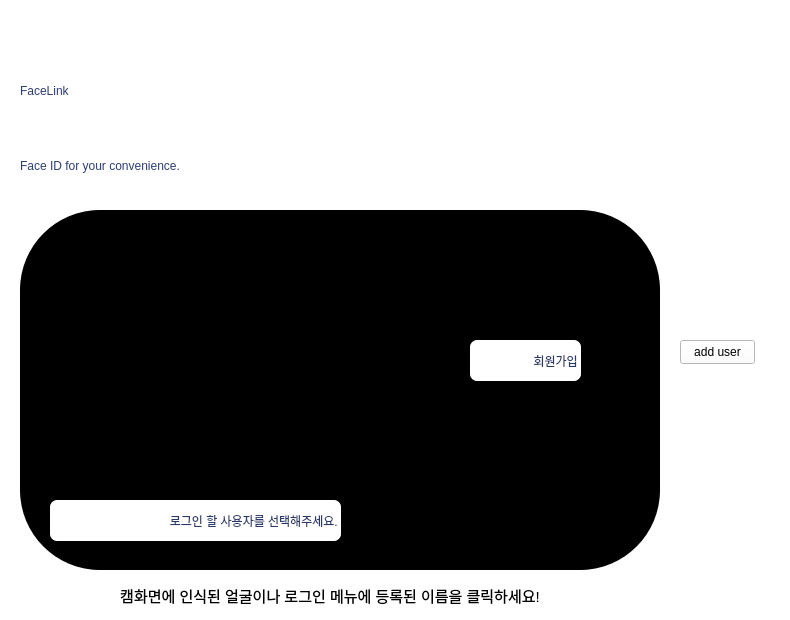
                     <widget class="QWidget" name="home">
                      <property name="autoFillBackground">
                       <bool>false</bool>
                      </property>
                      <property name="styleSheet">
                       <string notr="true">background-color: transparent;</string>
                      </property>
                      <widget class="QLabel" name="camLabel">
                       <property name="geometry">
                        <rect>
                         <x>20</x>
                         <y>210</y>
                         <width>640</width>
                         <height>360</height>
                        </rect>
                       </property>
                       <property name="cursor">
                        <cursorShape>SizeHorCursor</cursorShape>
                       </property>
                       <property name="styleSheet">
                        <string notr="true">border-radius: 80;
border-style: solid;

background-color: black; 
box-shadow: 4px 4px 2px 1px rgba(0, 0, 0, .2);</string>
                       </property>
                       <property name="text">
                        <string/>
                       </property>
                      </widget>
                      <widget class="QLabel" name="label_2">
                       <property name="geometry">
                        <rect>
                         <x>20</x>
                         <y>20</y>
                         <width>661</width>
                         <height>141</height>
                        </rect>
                       </property>
                       <property name="styleSheet">
                        <string notr="true">font: 72pt &quot;a타이틀고딕5&quot;;
color: rgb(44, 61, 115);</string>
                       </property>
                       <property name="text">
                        <string>FaceLink</string>
                       </property>
                      </widget>
                      <widget class="QLabel" name="label_3">
                       <property name="geometry">
                        <rect>
                         <x>20</x>
                         <y>130</y>
                         <width>761</width>
                         <height>71</height>
                        </rect>
                       </property>
                       <property name="styleSheet">
                        <string notr="true">font: 600 40pt &quot;Bahnschrift SemiBold SemiConden&quot;;
color: rgb(44, 61, 115);
</string>
                       </property>
                       <property name="text">
                        <string>Face ID for your convenience.</string>
                       </property>
                      </widget>
                      <widget class="QWidget" name="explain" native="true">
                       <property name="geometry">
                        <rect>
                         <x>40</x>
                         <y>500</y>
                         <width>421</width>
                         <height>51</height>
                        </rect>
                       </property>
                       <widget class="QLabel" name="label_4">
                        <property name="geometry">
                         <rect>
                          <x>10</x>
                          <y>0</y>
                          <width>291</width>
                          <height>41</height>
                         </rect>
                        </property>
                        <property name="maximumSize">
                         <size>
                          <width>16777215</width>
                          <height>16777209</height>
                         </size>
                        </property>
                        <property name="styleSheet">
                         <string notr="true">font: 13pt &quot;a옛날사진관3&quot;;
color: rgb(41, 57, 108);
background-color: rgb(255, 255, 255);
text-align:center;
border-radius:7;</string>
                        </property>
                        <property name="text">
                         <string>로그인 할 사용자를 선택해주세요. </string>
                        </property>
                        <property name="alignment">
                         <set>Qt::AlignRight|Qt::AlignTrailing|Qt::AlignVCenter</set>
                        </property>
                       </widget>
                       <widget class="QLabel" name="label_5">
                        <property name="geometry">
                         <rect>
                          <x>20</x>
                          <y>10</y>
                          <width>21</width>
                          <height>21</height>
                         </rect>
                        </property>
                        <property name="styleSheet">
                         <string notr="true">border-image: url(images/images/face-recognition.svg);</string>
                        </property>
                        <property name="text">
                         <string/>
                        </property>
                       </widget>
                      </widget>
                      <widget class="QWidget" name="register_button" native="true">
                       <property name="geometry">
                        <rect>
                         <x>460</x>
                         <y>330</y>
                         <width>131</width>
                         <height>61</height>
                        </rect>
                       </property>
                       <widget class="QLabel" name="label_12">
                        <property name="geometry">
                         <rect>
                          <x>20</x>
                          <y>20</y>
                          <width>21</width>
                          <height>21</height>
                         </rect>
                        </property>
                        <property name="styleSheet">
                         <string notr="true">border-image: url(images/images/face-recognition.svg)</string>
                        </property>
                        <property name="text">
                         <string/>
                        </property>
                       </widget>
                       <widget class="QLabel" name="label_8">
                        <property name="geometry">
                         <rect>
                          <x>10</x>
                          <y>10</y>
                          <width>111</width>
                          <height>41</height>
                         </rect>
                        </property>
                        <property name="maximumSize">
                         <size>
                          <width>16777215</width>
                          <height>16777209</height>
                         </size>
                        </property>
                        <property name="styleSheet">
                         <string notr="true">font: 13pt &quot;a옛날사진관3&quot;;
color: rgb(41, 57, 108);
background-color: rgb(255, 255, 255);
text-align:center;
border-radius:7;</string>
                        </property>
                        <property name="text">
                         <string>회원가입 </string>
                        </property>
                        <property name="alignment">
                         <set>Qt::AlignRight|Qt::AlignTrailing|Qt::AlignVCenter</set>
                        </property>
                       </widget>
                       <zorder>label_8</zorder>
                       <zorder>label_12</zorder>
                      </widget>
                      <widget class="QTextBrowser" name="textBrowser">
                       <property name="geometry">
                        <rect>
                         <x>80</x>
                         <y>580</y>
                         <width>500</width>
                         <height>31</height>
                        </rect>
                       </property>
                       <property name="minimumSize">
                        <size>
                         <width>500</width>
                         <height>0</height>
                        </size>
                       </property>
                       <property name="maximumSize">
                        <size>
                         <width>500</width>
                         <height>200</height>
                        </size>
                       </property>
                       <property name="styleSheet">
                        <string notr="true">background-color: transparent;</string>
                       </property>
                       <property name="frameShape">
                        <enum>QFrame::NoFrame</enum>
                       </property>
                       <property name="html">
                        <string>&lt;!DOCTYPE HTML PUBLIC &quot;-//W3C//DTD HTML 4.0//EN&quot; &quot;http://www.w3.org/TR/REC-html40/strict.dtd&quot;&gt;
&lt;html&gt;&lt;head&gt;&lt;meta name=&quot;qrichtext&quot; content=&quot;1&quot; /&gt;&lt;meta charset=&quot;utf-8&quot; /&gt;&lt;style type=&quot;text/css&quot;&gt;
p, li { white-space: pre-wrap; }
&lt;/style&gt;&lt;/head&gt;&lt;body style=&quot; font-family:'Segoe UI'; font-size:10pt; font-weight:400; font-style:normal;&quot;&gt;
&lt;p align=&quot;center&quot; style=&quot; margin-top:0px; margin-bottom:0px; margin-left:0px; margin-right:0px; -qt-block-indent:0; text-indent:0px;&quot;&gt;&lt;span style=&quot; font-family:'a옛날사진관3'; font-size:11pt; color:#000000;&quot;&gt;캠화면에 인식된 얼굴이나 로그인 메뉴에 등록된 이름을 클릭하세요!&lt;/span&gt;&lt;/p&gt;&lt;/body&gt;&lt;/html&gt;</string>
                       </property>
                      </widget>
                      <widget class="QPushButton" name="register_button_2">
                       <property name="geometry">
                        <rect>
                         <x>680</x>
                         <y>340</y>
                         <width>75</width>
                         <height>24</height>
                        </rect>
                       </property>
                       <property name="styleSheet">
                        <string notr="true">background-color: rgb(255, 255, 255);
color: rgb(0, 0, 0);</string>
                       </property>
                       <property name="text">
                        <string>add user</string>
                       </property>
                      </widget>
                     </widget>
